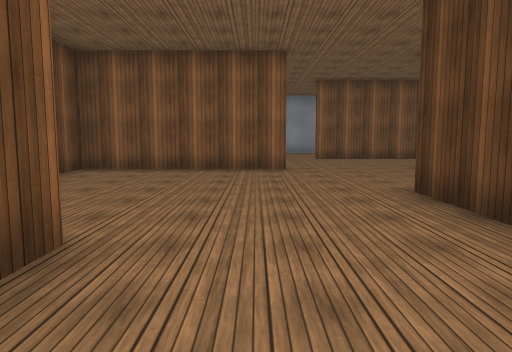
view 1 (above)

24 first-person views from a walk through a Unity game level. The camera is 1.3 m above the floor, tilts 6° down and sees 70° across. The floor is counted in squares, 1.8 m on a side. Each view is taken from the middle of a square. On the plan, view 1 faces up. The plan holds only what a view shows up to about 11 squares ahead; the rest is blank. The player character is not drawn. Surface patterns are stand-ins for the level's own textures.

view 2
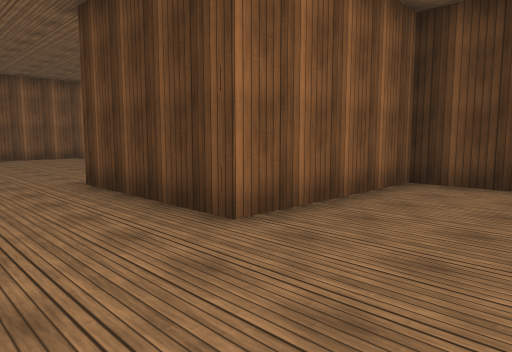

view 3
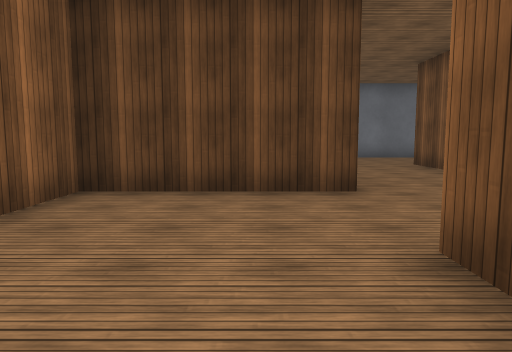

view 4
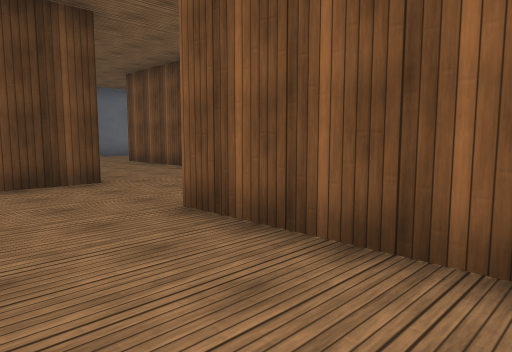

view 5
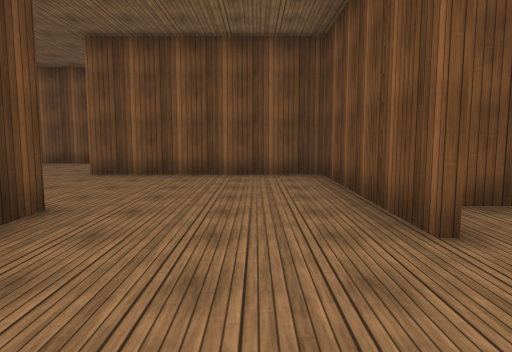

view 6
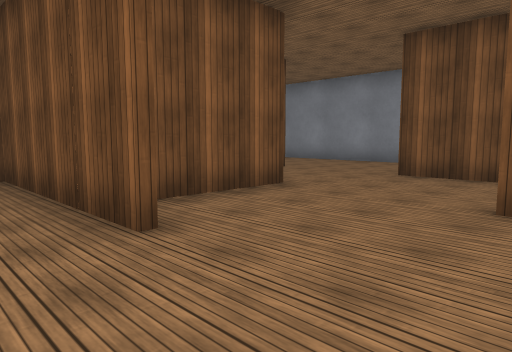

view 7
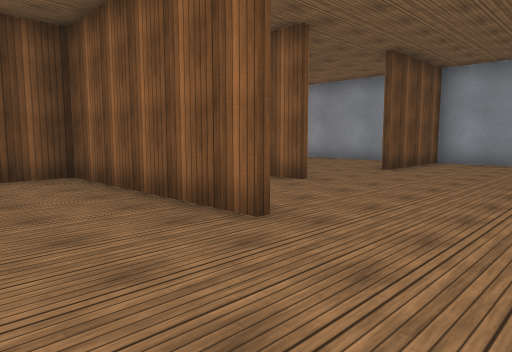

view 8
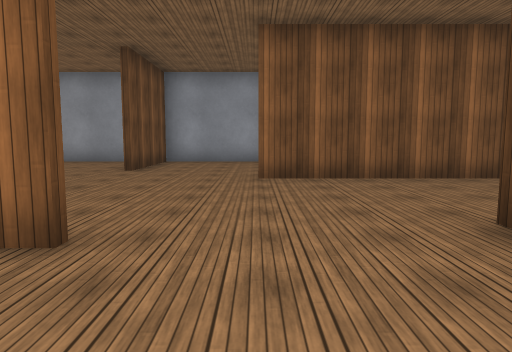

view 9
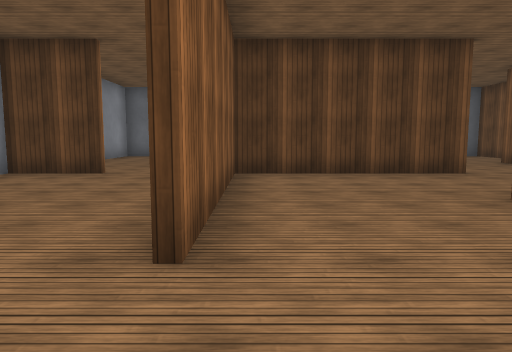

view 10
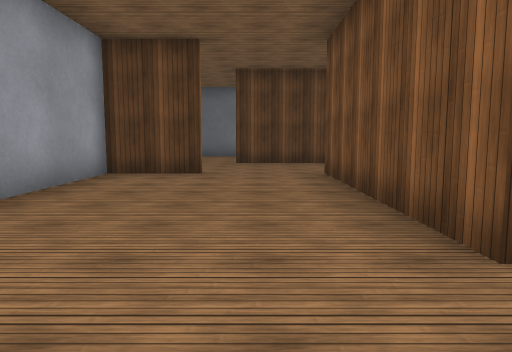

view 11
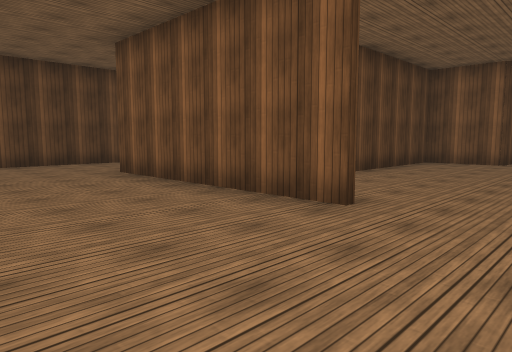

view 12
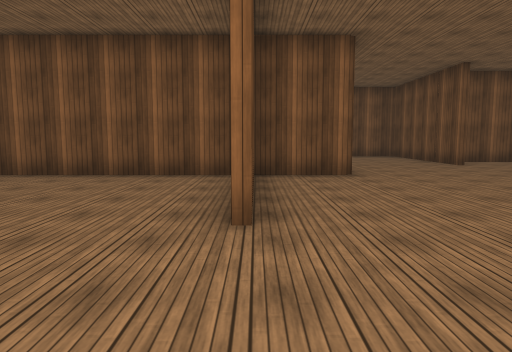

view 13
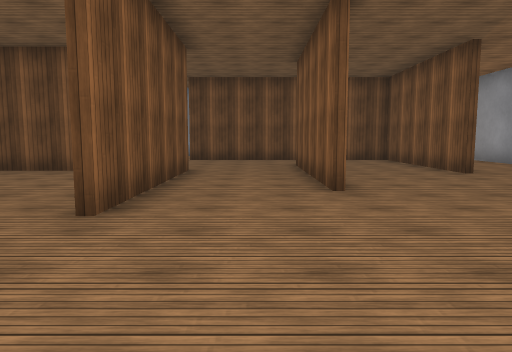

view 14
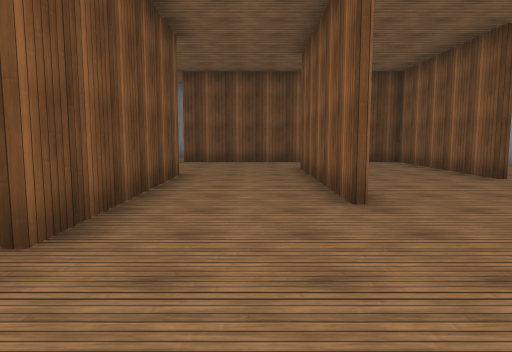

view 15
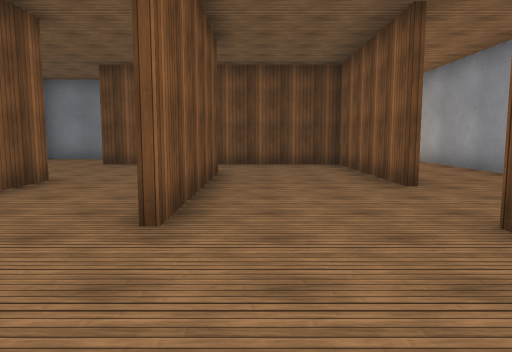

view 16
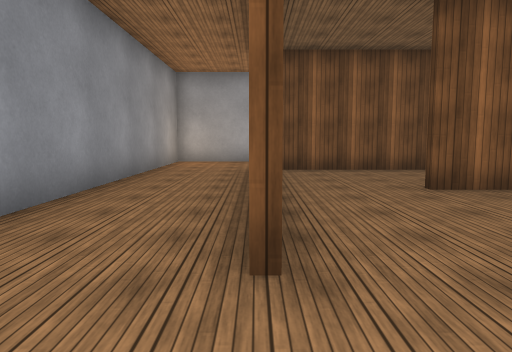

view 17
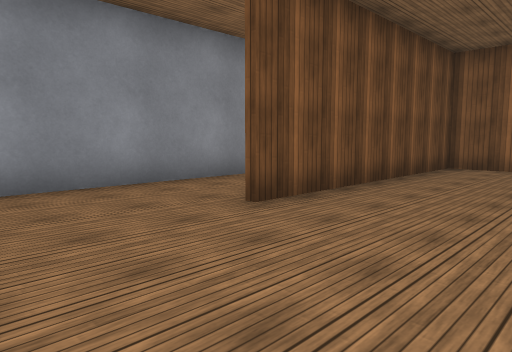

view 18
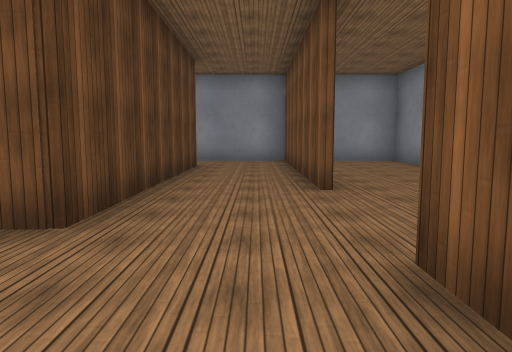

view 19
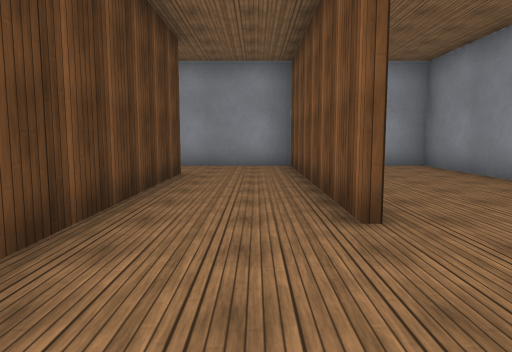

view 20
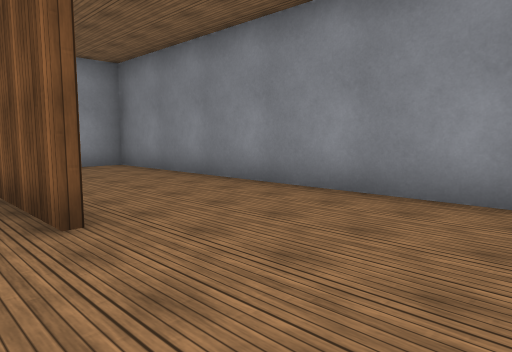

view 21
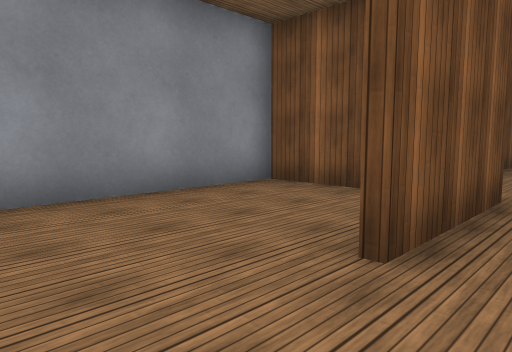

view 22
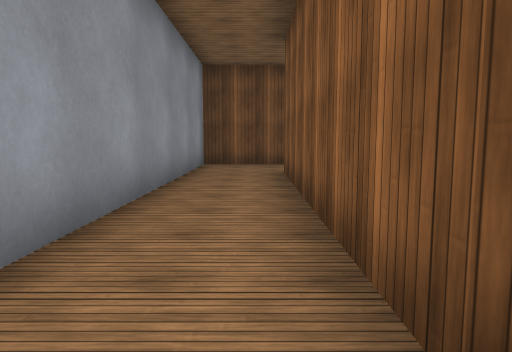

view 23
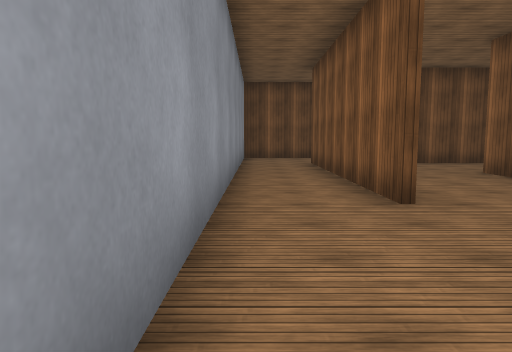

view 24
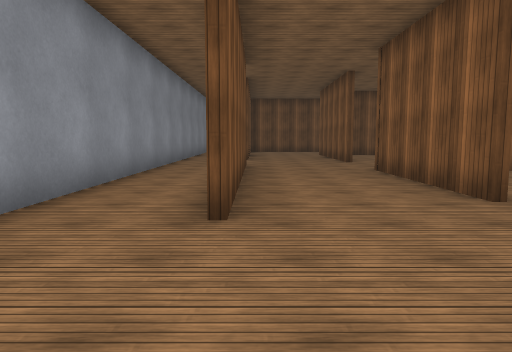

### Floor plan
Points are (right, up) in squares from view 1. A wall is a line through its corners. A room is listed if a view was taken in it or the views show most of it. See-through windows are left out.
Room 1 (views 1, 2, 3, 4)
walls: (5.9, -2.3) (5.9, 1.4) (2.1, 1.4); (-1.3, 1.5) (-1.3, -2.2) (3.4, -2.2)
ways out: opening at (0.5, 2) to room 2; opening at (4.5, -2) to room 6
Room 2 (views 5, 6, 7, 8, 9, 10, 11, 12, 13, 14, 15, 18, 19, 20)
walls: (0.8, 8.3) (-4, 8.3) (-4, 4.1); (-0.5, 8.5) (0.8, 8.5); (2, 12.6) (7.5, 12.6); (7.3, 9.4) (7.3, 12.4) (2, 12.4); (7.6, 4.9) (9.6, 4.9); (-1.3, 2.5) (-1.3, 1.5); (2.1, 1.4) (2.1, 4.9) (4, 4.9) (4, 9.1); (2.1, 17) (-0.7, 17) (-0.7, 13.9); (7.3, 15) (7.3, 17) (4.2, 17); (10.4, 11.1) (10.4, 14.6); (-6.9, 4.9) (-6.9, 1.9); (-4.5, 1.2) (-2.1, 1.2)
ways out: opening at (0.5, 2) to room 1; opening at (-5.5, 5) to room 4; opening at (-1, 10) to room 4; opening at (-5.5, 1) to room 5; opening at (5.5, 8.5) to room 8; opening at (7, 6.5) to room 8; opening at (-1, 12.5) to room 9; opening at (10, 6.5); opening at (10, 15.5)
Room 3 (view 16)
walls: (-1.9, 17) (-10.4, 17) (-10.4, 5.9)
ways out: opening at (-8, 6.5) to room 4; opening at (-2.5, 14) to room 9
Room 4 (view 17)
walls: (-4.2, 8.5) (-0.5, 8.5); (-7.9, 10.4) (-7.9, 7.7); (-0.9, 11) (-5.6, 11)
ways out: opening at (-5.5, 5) to room 2; opening at (-1, 10) to room 2; opening at (-8, 6.5) to room 3; opening at (-6.5, 11) to room 7
Room 5 (views 21, 22, 23)
walls: (-6.9, -1) (-6.9, -7.4) (10.6, -7.4); (2.1, -5.4) (-4.5, -5.4) (-4.5, 1.2); (-8.5, 4.7) (-10.4, 4.7) (-10.4, -7.4) (-9.3, -7.4)
ways out: opening at (-5.5, 1) to room 2; opening at (3.5, -5) to room 6; opening at (10, -6.5) to room 6
Room 6 (view 24)
walls: (10, -2.3) (5.9, -2.3); (4.4, -5.3) (10.9, -5.3); (3.4, -2.3) (2.9, -2.3); (-0.6, -2.3) (-1.5, -2.3); (-4.3, -0.5) (-4.3, -2.5)
ways out: opening at (4.5, -2) to room 1; opening at (3.5, -5) to room 5; opening at (10, -6.5) to room 5; opening at (10.5, -2)
Room 7 (no view inside)
walls: (-5.5, 11.2) (-3.6, 11.2); (-3.4, 14.2) (-7.9, 14.2) (-7.9, 10.4)
ways out: opening at (-6.5, 11) to room 4; opening at (-4.5, 12.5) to room 9
Room 8 (no view inside)
walls: (7.3, 7.7) (7.3, 9.4); (4.4, 4.9) (7.6, 4.9)
ways out: opening at (5.5, 8.5) to room 2; opening at (7, 6.5) to room 2
Room 9 (no view inside)
walls: (-3.6, 11.2) (-0.9, 11.2)
ways out: opening at (-1, 12.5) to room 2; opening at (-2.5, 14) to room 3; opening at (-4.5, 12.5) to room 7

Positions as (right, up) in squares from view 1, and headings:
1: (0, 0), facing up
2: (0, -1), facing up-right
3: (1, -1), facing right
4: (0, 0), facing down-right
5: (0, 5), facing down
6: (0, 5), facing down-left
7: (3, 6), facing up-left
8: (2, 6), facing up
9: (0, 12), facing right
10: (0, 14), facing right
11: (0, 16), facing down-right
12: (4, 12), facing down
13: (4, 10), facing left
14: (3, 10), facing left
15: (2, 12), facing left
16: (-8, 6), facing up
17: (-5, 5), facing up-left
18: (-6, 4), facing down
19: (-6, 2), facing down
20: (-6, 2), facing down-left
21: (-6, 0), facing up-left
22: (3, -6), facing left
23: (6, -7), facing left
24: (14, -5), facing left
